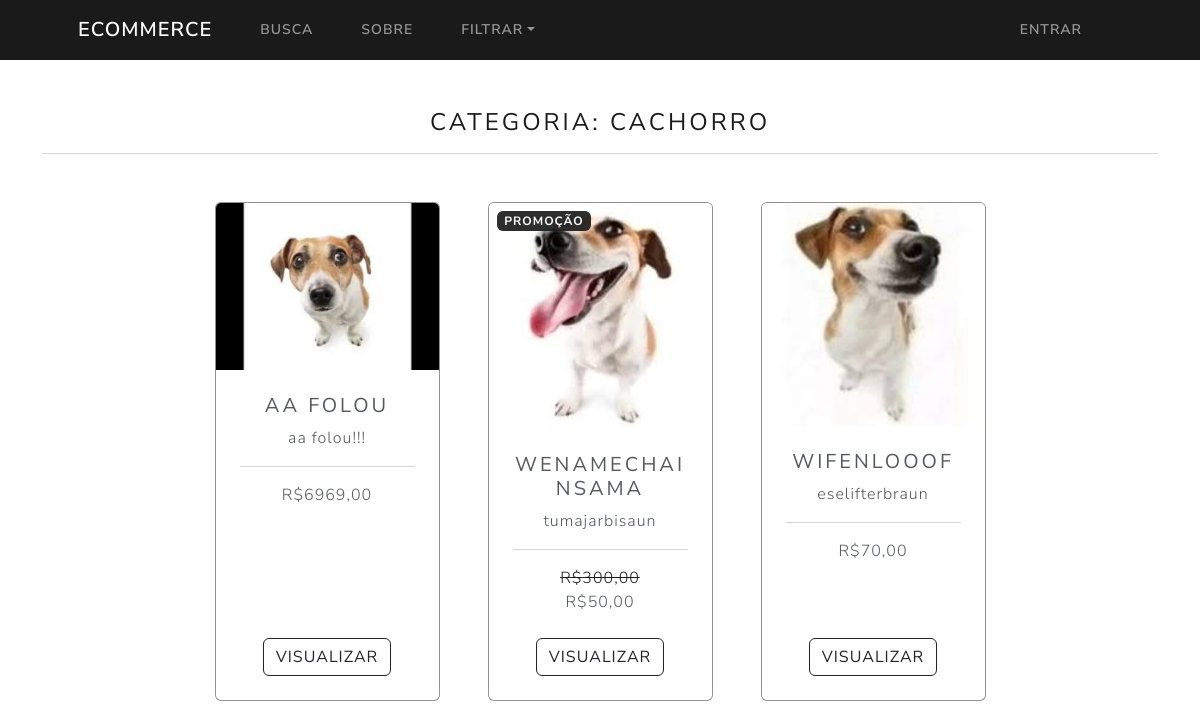
The page /categoria/cachorro on the database its author committed.
### apps/appLoja/models.py (models this page shows, shortened)
class Categoria(models.Model):
    nome = models.CharField(max_length=50)
    def __str__(self):
        return self.nome
    class Meta:
        verbose_name_plural = 'categorias'

class Produto(models.Model):
    nome = models.CharField(max_length=120)
    preco = models.DecimalField(default=0, decimal_places=2, max_digits=8)
    categoria = models.ForeignKey(Categoria, on_delete=models.CASCADE, default=1)
    imagem = models.ImageField(upload_to='uploads/produto/')
    desc = models.CharField(max_length=320, default='', blank=True, null=True)
    descontoPrec = models.DecimalField(default=0, decimal_places=2, max_digits=8)
    desconto = models.BooleanField(default=False)

### apps/appLoja/views.py (the view)
# urls.py: path('categoria/<str:cNome>', views.categoria, name='categoria'),
def categoria(request, cNome):
    try:
        categoria = Categoria.objects.get(nome=cNome)
        produtos = Produto.objects.filter(categoria=categoria)
        return render(request, 'categoria.html', {'produtos':produtos, 'categoria':categoria})
    except:
        return redirect('home')

### apps/appCarrinho/condicCarrinho.py (called while the page is built)
def carrinho(request):
    return {'carrinho': carrinhoClass(request)}

### apps/appLoja/templates/categoria.html (shortened to what this page needs)
{% extends 'default.html' %}
{% load static %}
{% block content %}
    <!DOCTYPE html>
    <html lang="en">
        <head>
            <link rel="stylesheet" type="text/css" href="{% static 'css/userStyles.css' %}">
        </head>
            <body>
                <section class="py-5">
                    <div class="text-center">
                        <div class="container">
                            <h4 class="fw-bolder">Categoria: {{categoria}}</h4>
                            <hr>
                        </div>
                    </div>
                    <div class="container px-4 px-lg-5 mt-5">
                        <div class="row gx-4 gx-lg-5 row-cols-2 row-cols-md-3 row-cols-xl-4 justify-content-center">
                            {% for produto in produtos %}
                                {% if produto.desconto %}
                                <div class="col mb-5">
                                    <div class="cardU card h-90">
                                        <div class="badge text-white position-absolute" style="top: 0.5rem; left: 0.5rem">
                                            PROMOÇÃO
                                        </div>
                                        <img class="card-img-top" src="{{ produto.imagem.url }}" alt="..." />
                                        <div class="card-body p-4">
                                            <div class="text-center">
                                                <h5 class="fw-bolder">{{produto.nome}}</h5>
                                                {{ produto.desc }}
                                                <hr>
                                                <strike class="risco">
                                                    R${{ produto.preco }}
                                                </strike> <br>
                                                    R${{ produto.descontoPrec }}
                                            </div>
                                        </div>
                                        <div class="card-footer p-4 pt-0 border-top-0 bg-transparent">
                                            <div class="text-center"><a class="btn btn-outline-dark mt-auto" href="{% url 'produto' produto.id %}">Visualizar</a></div>
                                        </div>
                                    </div>
                                </div>
                                {% else %}
                                    <div class="col mb-5">
                                        <div class="cardU card h-100">
                                            <img class="card-img-top" src="{{ produto.imagem.url }}" alt="..." />
                                            <div class="card-body p-4">
                                                <div class="text-center">
                                                    <h5 class="fw-bolder">{{produto.nome}}</h5>
                                                    {{ produto.desc }}
                                                    <hr>
                                                    R${{ produto.preco }}
                                                </div>
                                            </div>
                                            <div class="card-footer p-4 pt-0 border-top-0 bg-transparent">
                                                <div class="text-center"><a class="btn btn-outline-dark mt-auto" href="{% url 'produto' produto.id %}">Visualizar</a></div>
                                            </div>
                                        </div>
                                    </div>
                                {% endif %}
                            {% endfor %}
                        </div>
                    </div>
                </section>
            </body>
    </html>
{% endblock %}

### static/css/userStyles.css (style rules this page uses)
a, i { color: black; }

### rows shown on the page
Categoria: nome "CACHORRO"
Produto: imagem (picture), nome "AA FOLOU", desc "aa folou!!!", preco "6969,00"
Produto: imagem (picture), nome "WENAMECHAINSAMA", desc "tumajarbisaun", preco "300,00", descontoPrec "50,00"
Produto: imagem (picture), nome "WIFENLOOOF", desc "eselifterbraun", preco "70,00"
